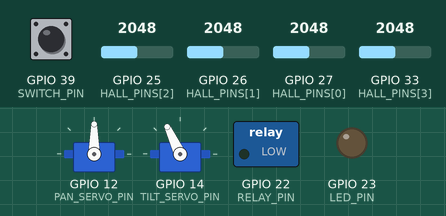
This sketch was run on a simulated ESP32. Shown: 2 × servo, switched loads named in the sketch (green lamp = pin HIGH), output pins drawn as LEDs (lit = HIGH). The inputs (shaded band) are chosen by the test bench; at power-on: GPIO 25 (HALL_PINS[2]) = 2048, GPIO 39 (SWITCH_PIN) HIGH, GPIO 26 (HALL_PINS[1]) = 2048, GPIO 27 (HALL_PINS[0]) = 2048, GPIO 33 (HALL_PINS[3]) = 2048. What the sketch prints to the serial monitor is not drawn.

Above: at 1.2 s.
1.3 s: GPIO 25 (HALL_PINS[2]) set to 3866
4.3 s: GPIO 25 (HALL_PINS[2]) set to 3959
At 5.5 s:
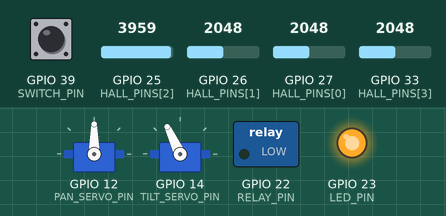
5.8 s: GPIO 39 (SWITCH_PIN) pulled LOW for 0.15 s
At 7.1 s:
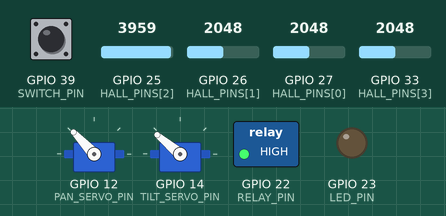
8.9 s: GPIO 26 (HALL_PINS[1]) set to 3856
11.4 s: GPIO 26 (HALL_PINS[1]) set to 3944
13.4 s: GPIO 39 (SWITCH_PIN) pulled LOW for 1 s
At 15.7 s:
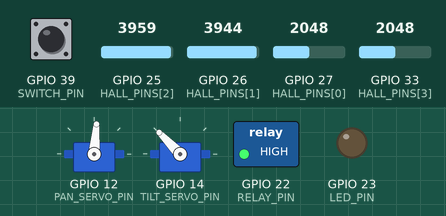
Timing chart, 0 to 19.9 s (numbered marks = the images above; inputs shaded):
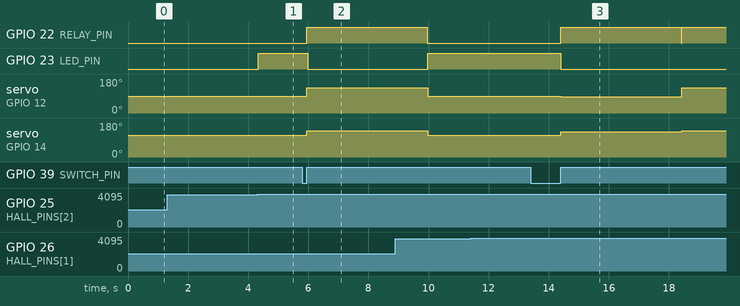

Measured:
- the behaviour switches between 3900 and 3901 on GPIO 25 (HALL_PINS[2]) (found by bisection; images 0 and 1)
- after the input at 1.3 s, every drawn part: stays the same
- after the input at 4.3 s, GPIO 23 (LED_PIN): LOW → HIGH at once
- after the input at 5.8 s, GPIO 22 (RELAY_PIN): LOW → HIGH after 0.15 s; GPIO 23 (LED_PIN): HIGH → LOW after 0.18 s; servo on GPIO 12 (PAN_SERVO_PIN): 90° → 133° after 0.15 s; servo on GPIO 14 (TILT_SERVO_PIN): 115° → 140° after 0.15 s
- after the input at 11.4 s, every drawn part: stays the same
- after the input at 13.4 s, GPIO 22 (RELAY_PIN): LOW → HIGH after 1.0 s, → LOW 4.0 s later, → HIGH 0.02 s later; GPIO 23 (LED_PIN): HIGH → LOW after 1.0 s; servo on GPIO 12 (PAN_SERVO_PIN): 90° → 85° after 1.0 s, → 133° 4.0 s later; servo on GPIO 14 (TILT_SERVO_PIN): 115° → 134° after 1.0 s, → 140° 4.0 s later

The sketch:

FinalCode.ino
```cpp
/*
  Alex Mullen - PS70 Final Project - Water-Filling Table

  - 4x Hall effect sensors: pins 27, 26, 25, 33
  - 1x Switch on pin 39 (default state = OFF = HIGH)
  - 1x LED on pin 23:
      * When switch is ON and at least one cup is present → LED ON ("armed")
      * When switch is OFF or pouring → LED OFF until switch is turned ON again
  - 1x Relay on pin 22:
      * Controls water pump
      * ON during the pouring sequence (for each cup in the queue)
  - 2x Servos:
      PanServo  -> pin 12, bounds: [left] 40, [right] 135
      TiltServo -> pin 14, bounds: [up] 180, [down] 115
  Hall logic:
    - Cup present when analogRead(hallPin) > 3900

*/

#include <ESP32Servo.h>

// ----------------------- PIN CONFIGURATION -----------------------
const int HALL_PINS[4]  = {27, 26, 25, 33};  // Hall sensors
const int SWITCH_PIN    = 39;                // Switch (default OFF = HIGH)
const int LED_PIN       = 23;                // LED pin
const int RELAY_PIN     = 22;                // Relay for pump

const int PAN_SERVO_PIN  = 12;
const int TILT_SERVO_PIN = 14;

// ------------------ GLOBAL VALUES ------------------

// Cup detection: any analog value > 3900 indicates a cup is present
int CUP_DETECT_THRESHOLD = 3900;

// Servo rest positions (idle)
int REST_PAN_ANGLE  = 90;    // Neutral pan
int REST_TILT_ANGLE = 115;   // Between [up=148, down=115]

// Servo positions for each cup (index 0-3 correspond to HALL_PINS[0-3])
int CUP_PAN_ANGLES[4]  = {
  59,   // Cup 0 (hall on pin 27) - far left
  85,   // Cup 1 (hall on pin 26)
  133,  // Cup 2 (hall on pin 25)
  108   // Cup 3 (hall on pin 33) - far right
};

int CUP_TILT_ANGLES[4] = {
  136,  // Cup 0 tilt
  134,  // Cup 1 tilt
  140,  // Cup 2 tilt
  147   // Cup 3 tilt
};

// How long to hold the stream over each cup (milliseconds)
unsigned long POUR_DURATION_MS = 4000;

// How often to print sensor values (ms)
unsigned long SERIAL_PRINT_INTERVAL_MS = 200;

// Relay logic level
const int RELAY_ON_LEVEL  = HIGH;
const int RELAY_OFF_LEVEL = LOW;

// ------------------ INTERNAL STATE VARIABLES ------------------

Servo panServo;
Servo tiltServo;

int  hallValues[4]        = {0, 0, 0, 0};
bool cupPresent[4]        = {false, false, false, false};
bool anyCupPresent        = false;

int  lastSwitchState      = HIGH;   // default (ON)
unsigned long lastPrint   = 0;

// Sequential filling queue
int cupQueue[4]           = { -1, -1, -1, -1 };
int queueLength           = 0;
int currentQueueIndex     = -1;

bool sequencing           = false;  // Currently filling a sequence of cups?
unsigned long pourStartTimeMs = 0;

// ------------------ HELPER FUNCTIONS ------------------

// Edge-detect the switch turning ON (OFF→ON transition, HIGH→LOW)
bool switchTurnedOnEdge() {
  int currentState = digitalRead(SWITCH_PIN);
  bool turnedOn = false;

  // OFF (HIGH) -> ON (LOW)
  if (lastSwitchState == LOW && currentState == HIGH) {
    turnedOn = true;
  }
  // Turned on and left on
  else if(lastSwitchState == HIGH && currentState == HIGH) {
    turnedOn = false;
  }
  // OFF
  else if (currentState == LOW) {
    turnedOn = false;
  }

  lastSwitchState = currentState;
  return turnedOn;
}

// Switch is ON when pin reads HIGH
bool switchIsOn() {
  return (digitalRead(SWITCH_PIN) == HIGH);
}

// Read hall sensors, update cup presence
void readHallSensorsAndDetectCups() {
  anyCupPresent = false;

  for (int i = 0; i < 4; i++) {
    hallValues[i] = analogRead(HALL_PINS[i]);

    // Cup present only if value > CUP_DETECT_THRESHOLD
    if (hallValues[i] > CUP_DETECT_THRESHOLD) {
      cupPresent[i] = true;
      anyCupPresent = true;
    } else {
      cupPresent[i] = false;
    }
  }
}

// Move servos to rest position
void moveToRestPosition() {
  panServo.write(REST_PAN_ANGLE);
  tiltServo.write(REST_TILT_ANGLE);
}

// Move servos to the position for a specific cup index
void moveToCupPosition(int cupIndex) {
  if (cupIndex < 0 || cupIndex > 3) return;
  panServo.write(CUP_PAN_ANGLES[cupIndex]);
  tiltServo.write(CUP_TILT_ANGLES[cupIndex]);
}

// Build the queue of cups that are currently present (in order 0→3)
void buildCupQueueFromCurrentCups() {
  queueLength       = 0;
  currentQueueIndex = -1;

  for (int i = 0; i < 4; i++) {
    if (cupPresent[i]) {
      cupQueue[queueLength] = i;
      queueLength++;
    }
  }

  // Clear out unused entries
  for (int i = queueLength; i < 4; i++) {
    cupQueue[i] = -1;
  }
}

// Turn pump on/off via relay
void setPump(bool on) {
  digitalWrite(RELAY_PIN, on ? RELAY_ON_LEVEL : RELAY_OFF_LEVEL);
}

// ------------------ SETUP & LOOP ------------------

void setup() {
  Serial.begin(9600);

  // Pin modes
  for (int i = 0; i < 4; i++) {
    pinMode(HALL_PINS[i], INPUT);
  }

  pinMode(LED_PIN, OUTPUT);
  digitalWrite(LED_PIN, LOW);

  // Switch: default OFF = HIGH.
  pinMode(SWITCH_PIN, INPUT_PULLUP);
  lastSwitchState = digitalRead(SWITCH_PIN);  // should read HIGH at boot

  // Relay
  pinMode(RELAY_PIN, OUTPUT);
  setPump(false);

  // Attach servos
  panServo.attach(PAN_SERVO_PIN);
  tiltServo.attach(TILT_SERVO_PIN);

  moveToRestPosition();

  Serial.println("Alex Mullen - PS70 Final Project - Water-Filling Table");
}

void loop() {
  // 1. Read hall sensors and update cup presence
  readHallSensorsAndDetectCups();

  // 2. Switch + sequence control
  bool swOn = switchIsOn();

  // If switch has just been turned ON (OFF -> ON) and we're not already sequencing:
  //   snapshot all present cups and start filling them in sequence.
  if (!sequencing && switchTurnedOnEdge()) {
    if (anyCupPresent) {
      buildCupQueueFromCurrentCups();

      if (queueLength > 0) {
        sequencing = true;
        currentQueueIndex = 0;
        moveToCupPosition(cupQueue[currentQueueIndex]);
        pourStartTimeMs = millis();
        setPump(true);   // Start pump for the sequence

        Serial.print("Starting sequence for cups: ");
        for (int i = 0; i < queueLength; i++) {
          Serial.print(cupQueue[i]);
          Serial.print(" ");
        }
        Serial.println();
      }
    } else {
      Serial.println("Switch turned ON, but no cups detected.");
    }
  }

  // 3. If sequencing, manage timing for each cup in the queue
  if (sequencing) {
    unsigned long now = millis();
    if (now - pourStartTimeMs >= POUR_DURATION_MS) {
      // Stop pump and move to next cup
      setPump(false);
      delay(20);
      currentQueueIndex++;

      if (currentQueueIndex >= queueLength) {
        // Sequence finished
        sequencing = false;
        queueLength = 0;
        currentQueueIndex = -1;
        moveToRestPosition();

        Serial.println("Sequence complete, returning to rest.");
        swOn = switchTurnedOnEdge();
      } else {
        // Go to the next cup
        moveToCupPosition(cupQueue[currentQueueIndex]);
        setPump(true);
        pourStartTimeMs = now;
        Serial.print("Moving to cup index: ");
        Serial.println(cupQueue[currentQueueIndex]);
      }
    }
  }

  // 4. LED logic:
  //    - When switch is OFF and not currently sequencing:
  //          LED ON if any cup present (arming indicator)
  //    - When switch is ON or sequencing:
  //          LED OFF until switch is turned OFF again
  if (!switchTurnedOnEdge() && !sequencing && anyCupPresent) {
    digitalWrite(LED_PIN, HIGH);
  } else {
    digitalWrite(LED_PIN, LOW);
  }

  // 5. Periodic serial print of sensor values and state
  unsigned long now = millis();
  if (now - lastPrint >= SERIAL_PRINT_INTERVAL_MS) {
    lastPrint = now;

    Serial.print("Hall: ");
    for (int i = 0; i < 4; i++) {
      Serial.print("H");
      Serial.print(i);
      Serial.print("=");
      Serial.print(hallValues[i]);
      Serial.print("(");
      Serial.print(cupPresent[i] ? "CUP" : "NO");
      Serial.print(")  ");
    }

    Serial.print("| anyCupPresent=");
    Serial.print(anyCupPresent ? "YES" : "NO");

    Serial.print(" | switch=");
    Serial.print(swOn ? "ON" : "OFF");

    Serial.print(" | sequencing=");
    Serial.print(sequencing ? "YES" : "NO");

    if (sequencing) {
      Serial.print(" | currentQueueIndex=");
      Serial.print(currentQueueIndex);
      Serial.print(" of ");
      Serial.print(queueLength);
    }

    Serial.println();
  }

  // Small delay to avoid overworking ESP32
  delay(5);
}
```
